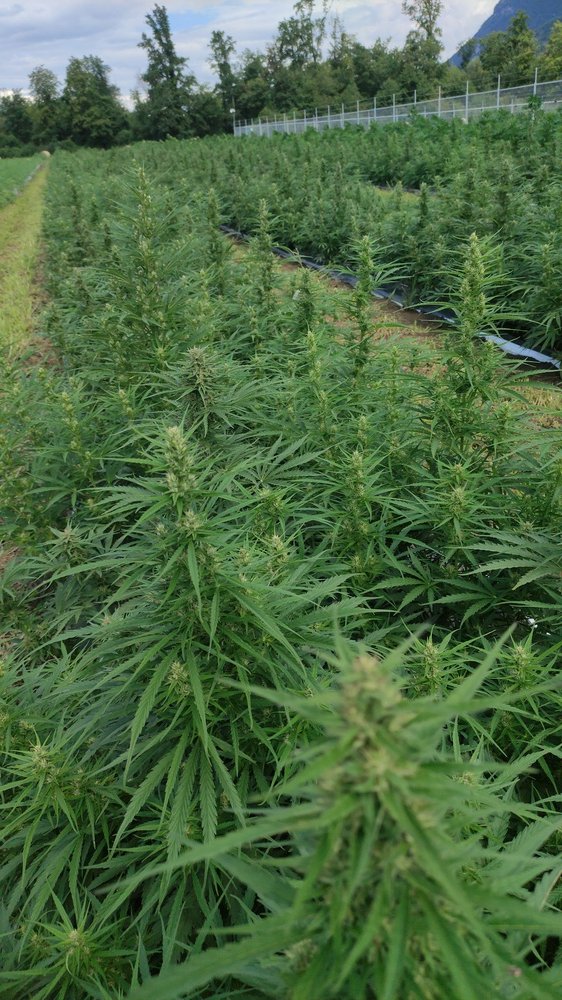
#> input picture growmaster_lib/banco_fotos/fotos/2026-11-10_exterior_floracion_001.jpg, 562 x 1000 px, shrunk from 2160 x 3840 before the run
$ python -i drone_planner.py   (imports and definitions only)
#> lines starting #> are read from the running program, lines starting #| are printed output that depends on the picture; after the words box and inside, x2 and y2 are one past the last pixel; in counts of white or black regions, pixels touching at a corner belong together
#> further down, picture is the input picture: shape (1000, 562, 3); mean B, G, R 67.6, 106.9, 77
"""Daily inspection route planning for drones over a cannabis plot.

Sections come from the grower's plan, never from image colour: every cannabis
section is green. An aerial image is only used to measure canopy cover.

Coordinates are local metres (x east, y north) from an origin the grower fixes.
Nothing here talks to a drone: the output is a mission description.
"""
import itertools
import math
from dataclasses import dataclass

EXACT_ORDER_MAX_SECTIONS = 8


@dataclass(frozen=True)
class FlightParams:
    """Placeholders until a real airframe is chosen; take them from its data sheet."""
    alt_m: float = 3.0
    hfov_deg: float = 70.0
    sidelap: float = 0.30
    speed_ms: float = 2.0
    turn_s: float = 3.0
    sortie_budget_s: float = 12 * 60
    fence_margin_m: float = 1.0


def _dist(a, b):
    return math.hypot(a[0] - b[0], a[1] - b[1])


def path_length(points):
    return sum(_dist(points[i], points[i + 1]) for i in range(len(points) - 1))


# [163 lines left out: functions lanes, tour_cost, exact_order, heuristic_order, _segment_distance, inside_fence and 3 more, not called in this run]


def canopy_mask(bgr):
    """Vegetation mask from a top-down BGR image: Excess Green index + Otsu threshold."""
    import cv2
    import numpy as np

    f = bgr.astype(np.float32)
    total = f.sum(2) + 1e-6
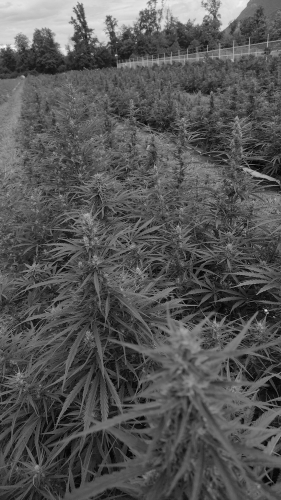
#> total: shape (1000, 562) float32 (shown at 1/2 size); min 1, max 746, mean 251.5; drawn with min black and max white
    b, g, r = (f[:, :, i] / total for i in range(3))
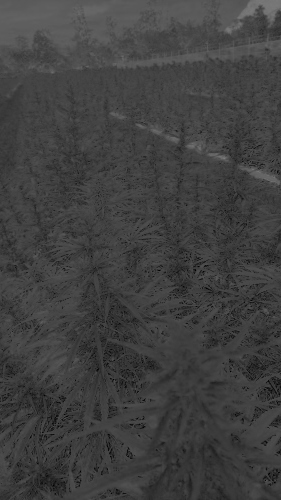
#> b: shape (1000, 562) float32 (shown at 1/2 size); min 0, max 0.541, mean 0.253
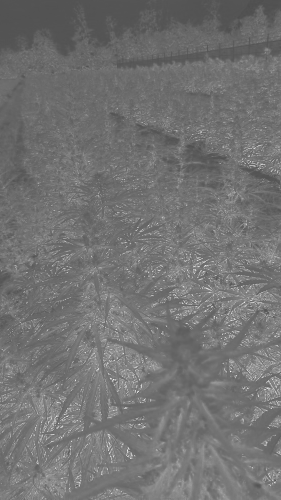
#> g: shape (1000, 562) float32 (shown at 1/2 size); min 0.286, max 1, mean 0.449
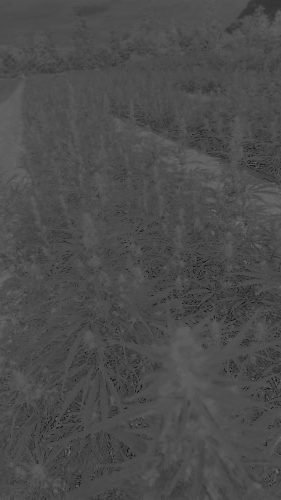
#> r: shape (1000, 562) float32 (shown at 1/2 size); min 0, max 0.519, mean 0.298
    exg = cv2.normalize(2 * g - r - b, None, 0, 255, cv2.NORM_MINMAX).astype(np.uint8)
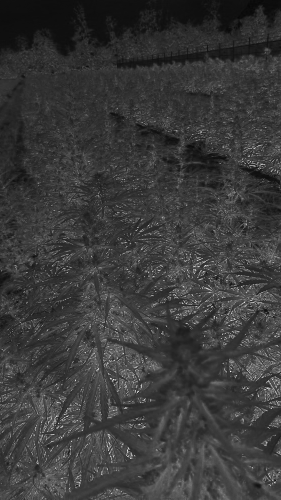
#> exg: shape (1000, 562) (shown at 1/2 size); min 0, max 255, mean 57.9
    _, mask = cv2.threshold(exg, 0, 255, cv2.THRESH_BINARY + cv2.THRESH_OTSU)
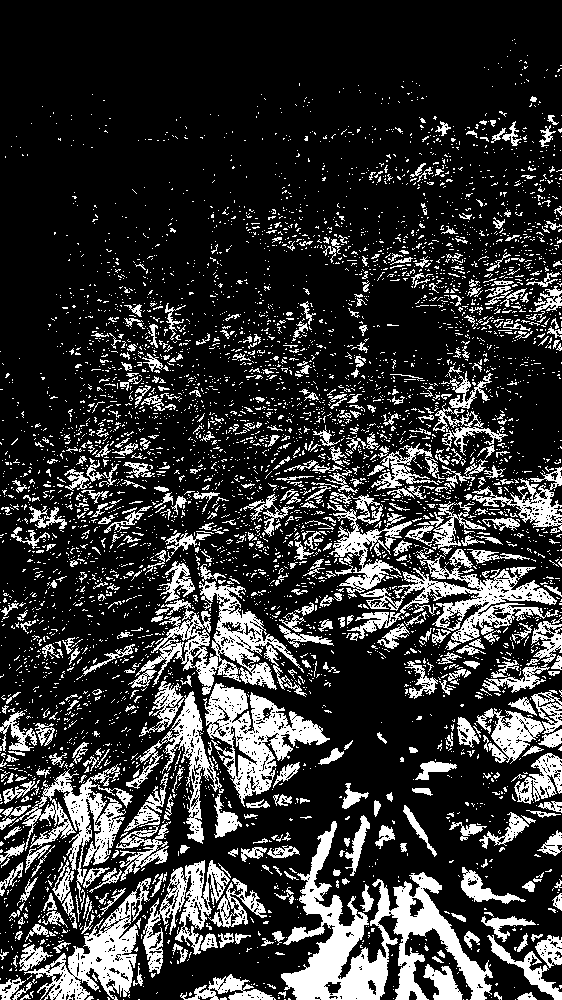
#> mask: shape (1000, 562); 21% white; 5344 white regions (4809 under 20 px), largest, box (x1, y1, x2, y2) and area: (281, 821, 493, 1000) 11889, (135, 581, 307, 697) 5838, (203, 683, 330, 807) 5717
    return cv2.morphologyEx(mask, cv2.MORPH_OPEN, np.ones((3, 3), np.uint8)) > 0
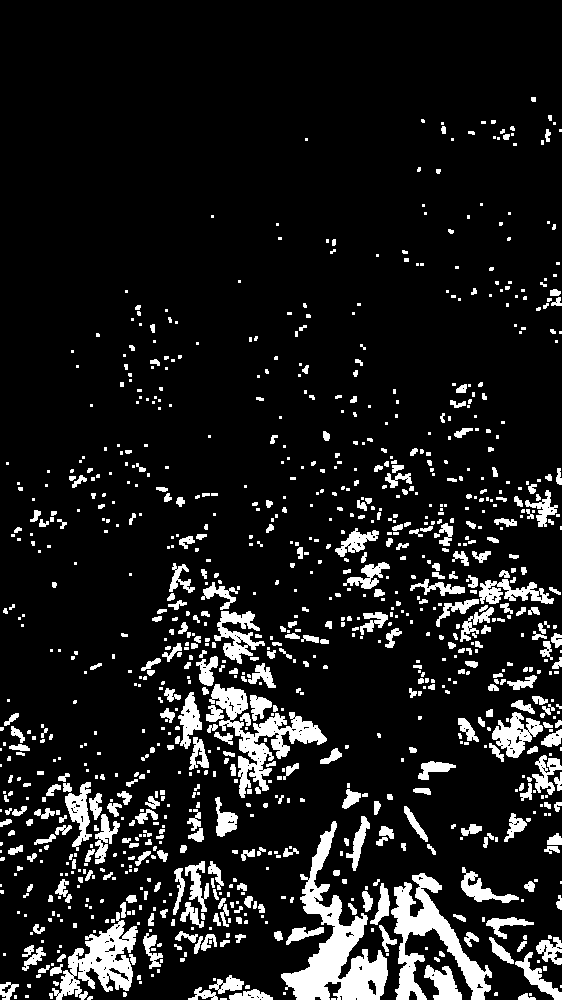
#> returned value: shape (1000, 562) bool; 11.3% white; 1023 white regions (586 under 20 px), largest, box (x1, y1, x2, y2) and area: (281, 821, 388, 1000) 6252, (391, 873, 492, 1000) 4284, (209, 684, 327, 798) 3686

>>> import cv2
>>> picture = cv2.imread('banco_fotos/fotos/2026-11-10_exterior_floracion_001.jpg')
>>> result = canopy_mask(picture)

$ run again, on growmaster_lib/banco_fotos/fotos/2026-11-10_exterior_floracion_002.jpg
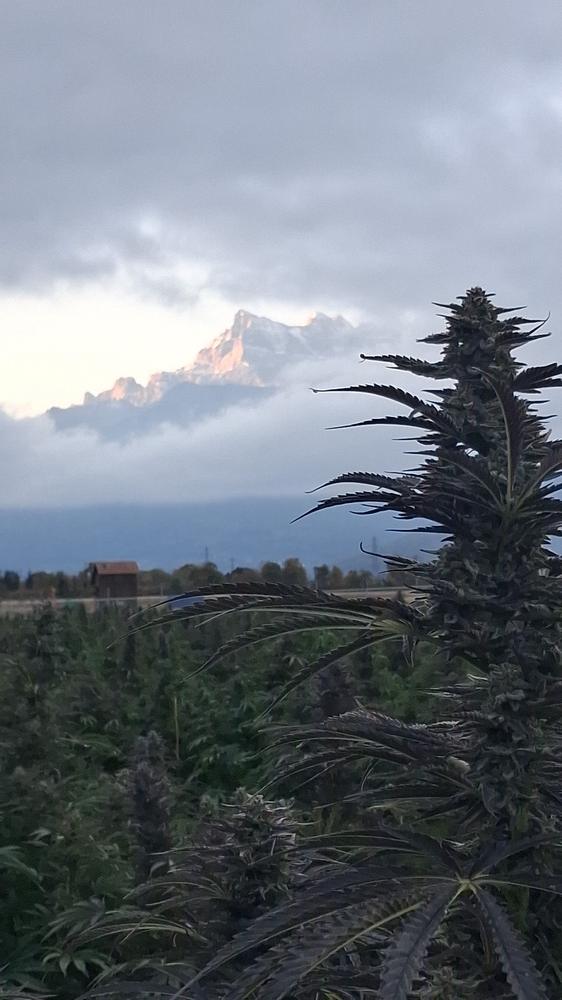
#> input picture growmaster_lib/banco_fotos/fotos/2026-11-10_exterior_floracion_002.jpg, 562 x 1000 px, shrunk from 2160 x 3840 before the run
#> picture is the input picture: shape (1000, 562, 3); mean B, G, R 127.9, 118.6, 111.1
#> in canopy_mask, `_, mask = cv2.threshold(exg, 0, 255, cv2.THRESH_BINARY + cv2.THRESH_OT..`:
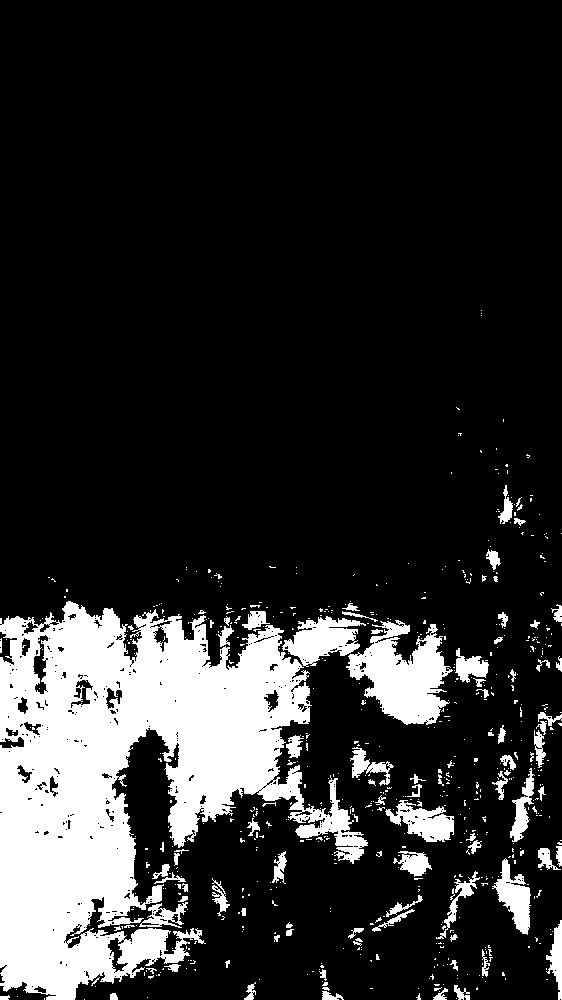
#> mask: shape (1000, 562); 17.3% white; 645 white regions (552 under 20 px), largest, box (x1, y1, x2, y2) and area: (0, 601, 368, 1000) 73482, (346, 620, 453, 725) 6115, (282, 616, 366, 667) 2283
#> in canopy_mask, `return cv2.morphologyEx(mask, cv2.MORPH_OPEN, np.ones((3, 3), np.uint8..`:
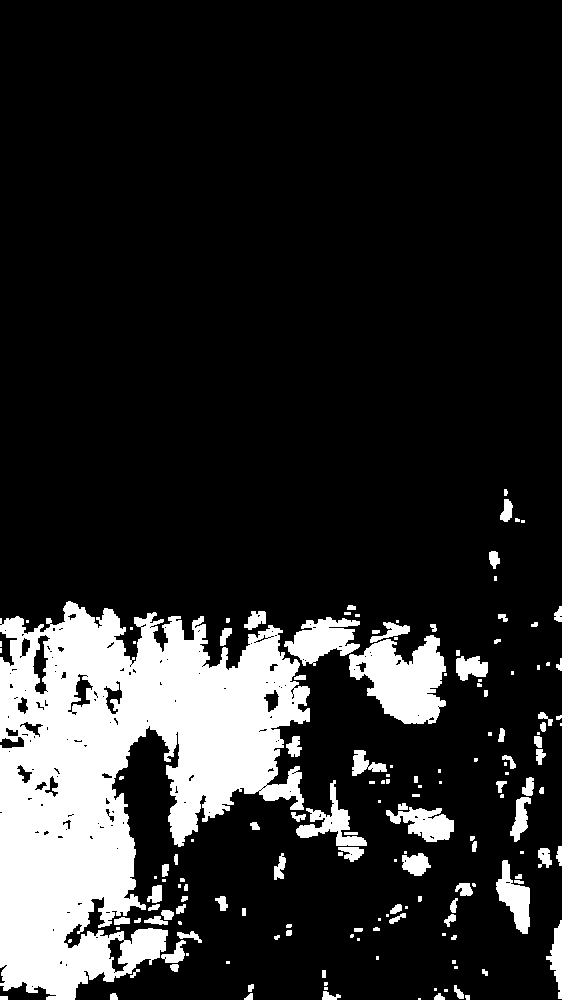
#> returned value: shape (1000, 562) bool; 16.1% white; 157 white regions (63 under 20 px), largest, box (x1, y1, x2, y2) and area: (0, 601, 310, 1000) 69042, (349, 635, 446, 724) 5400, (284, 617, 360, 666) 2140

$ run again, on growmaster_lib/banco_fotos/fotos/2026-11-10_exterior_floracion_primerplano_001.jpg
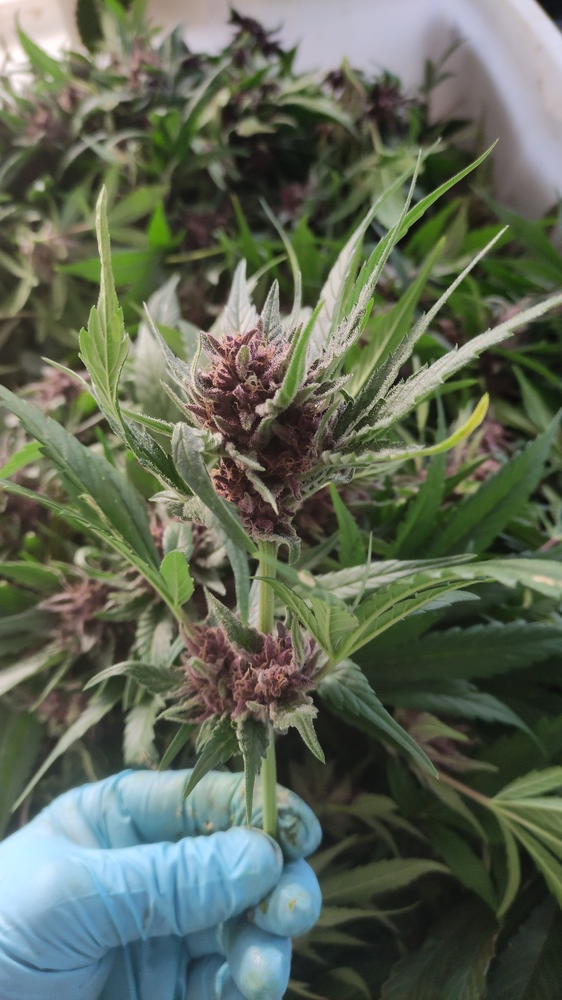
#> input picture growmaster_lib/banco_fotos/fotos/2026-11-10_exterior_floracion_primerplano_001.jpg, 562 x 1000 px, shrunk from 2160 x 3840 before the run
#> picture is the input picture: shape (1000, 562, 3); mean B, G, R 87.6, 103.9, 95.3
#> in canopy_mask, `_, mask = cv2.threshold(exg, 0, 255, cv2.THRESH_BINARY + cv2.THRESH_OT..`:
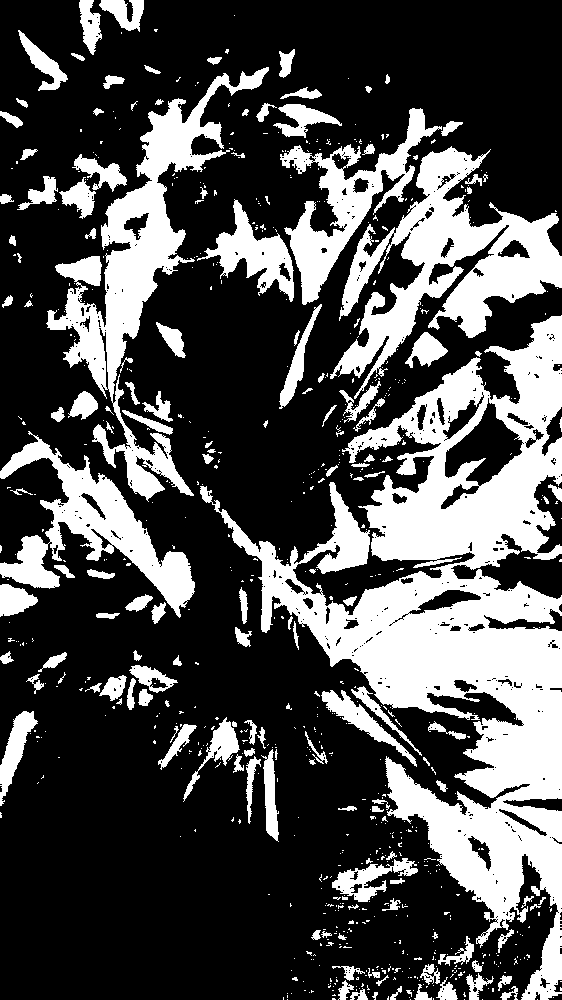
#> mask: shape (1000, 562); 30.3% white; 750 white regions (596 under 20 px), largest, box (x1, y1, x2, y2) and area: (200, 315, 562, 1000) 78230, (330, 146, 562, 399) 19586, (46, 67, 269, 502) 19375
#> in canopy_mask, `return cv2.morphologyEx(mask, cv2.MORPH_OPEN, np.ones((3, 3), np.uint8..`:
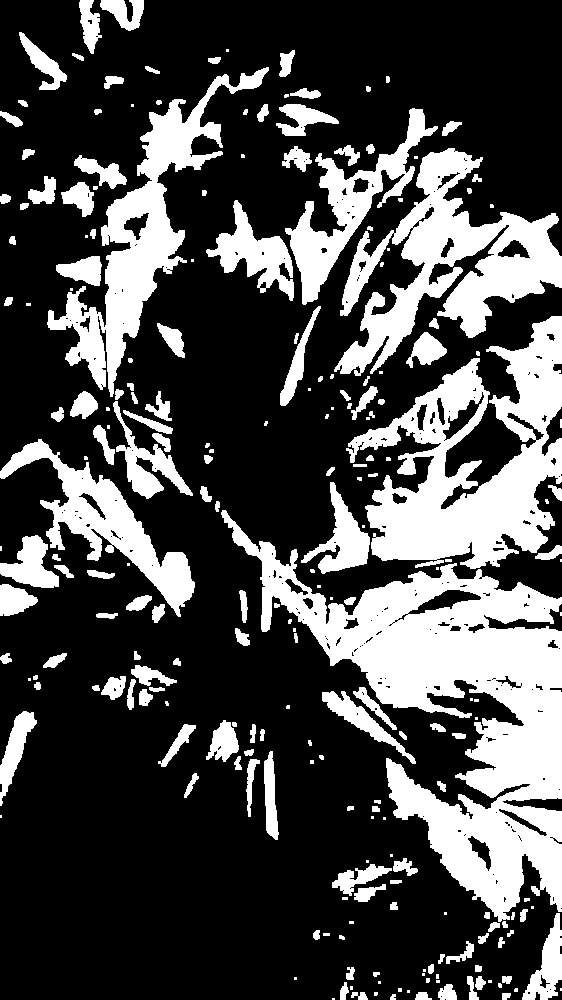
#> returned value: shape (1000, 562) bool; 28.8% white; 231 white regions (73 under 20 px), largest, box (x1, y1, x2, y2) and area: (221, 510, 562, 922) 46907, (346, 316, 562, 569) 25369, (334, 148, 562, 376) 18894
